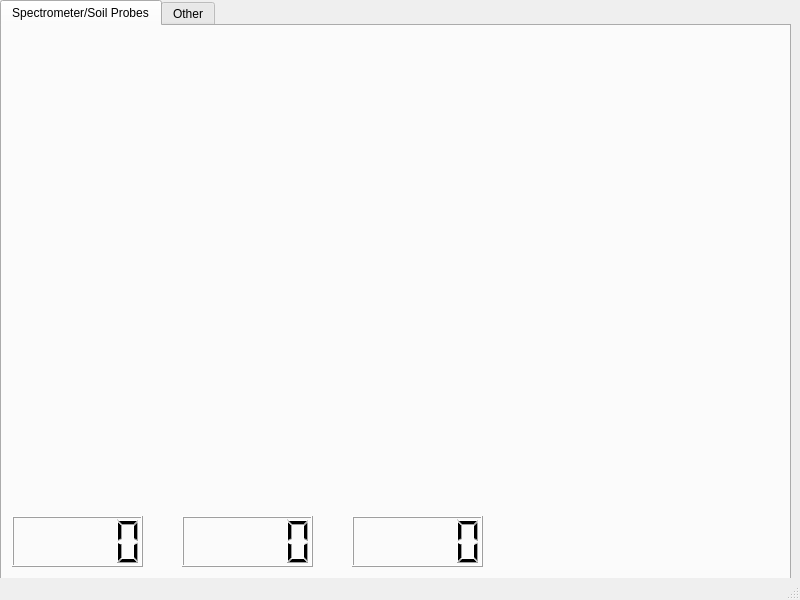
<?xml version="1.0" encoding="UTF-8"?>
<ui version="4.0">
 <class>MainWindow</class>
 <widget class="QMainWindow" name="MainWindow">
  <property name="geometry">
   <rect>
    <x>0</x>
    <y>0</y>
    <width>800</width>
    <height>600</height>
   </rect>
  </property>
  <property name="windowTitle">
   <string>MainWindow</string>
  </property>
  <widget class="QWidget" name="centralwidget">
   <widget class="QTabWidget" name="tabWidget">
    <property name="geometry">
     <rect>
      <x>0</x>
      <y>0</y>
      <width>791</width>
      <height>581</height>
     </rect>
    </property>
    <property name="currentIndex">
     <number>0</number>
    </property>
    <widget class="QWidget" name="tab">
     <attribute name="title">
      <string>Spectrometer/Soil Probes</string>
     </attribute>
     <widget class="QLCDNumber" name="lcdNumber">
      <property name="geometry">
       <rect>
        <x>10</x>
        <y>490</y>
        <width>131</width>
        <height>51</height>
       </rect>
      </property>
     </widget>
     <widget class="QLCDNumber" name="lcdNumber_2">
      <property name="geometry">
       <rect>
        <x>180</x>
        <y>490</y>
        <width>131</width>
        <height>51</height>
       </rect>
      </property>
     </widget>
     <widget class="QLCDNumber" name="lcdNumber_3">
      <property name="geometry">
       <rect>
        <x>350</x>
        <y>490</y>
        <width>131</width>
        <height>51</height>
       </rect>
      </property>
     </widget>
    </widget>
    <widget class="QWidget" name="tab_2">
     <attribute name="title">
      <string>Other</string>
     </attribute>
     <widget class="CustomWidget" name="widget" native="true">
      <property name="geometry">
       <rect>
        <x>30</x>
        <y>20</y>
        <width>691</width>
        <height>421</height>
       </rect>
      </property>
     </widget>
    </widget>
   </widget>
  </widget>
  <widget class="QStatusBar" name="statusbar"/>
 </widget>
 <customwidgets>
  <customwidget>
   <class>CustomWidget</class>
   <extends>QWidget</extends>
   <header location="global">ui_test.h</header>
   <container>1</container>
  </customwidget>
 </customwidgets>
 <resources/>
 <connections/>
</ui>
